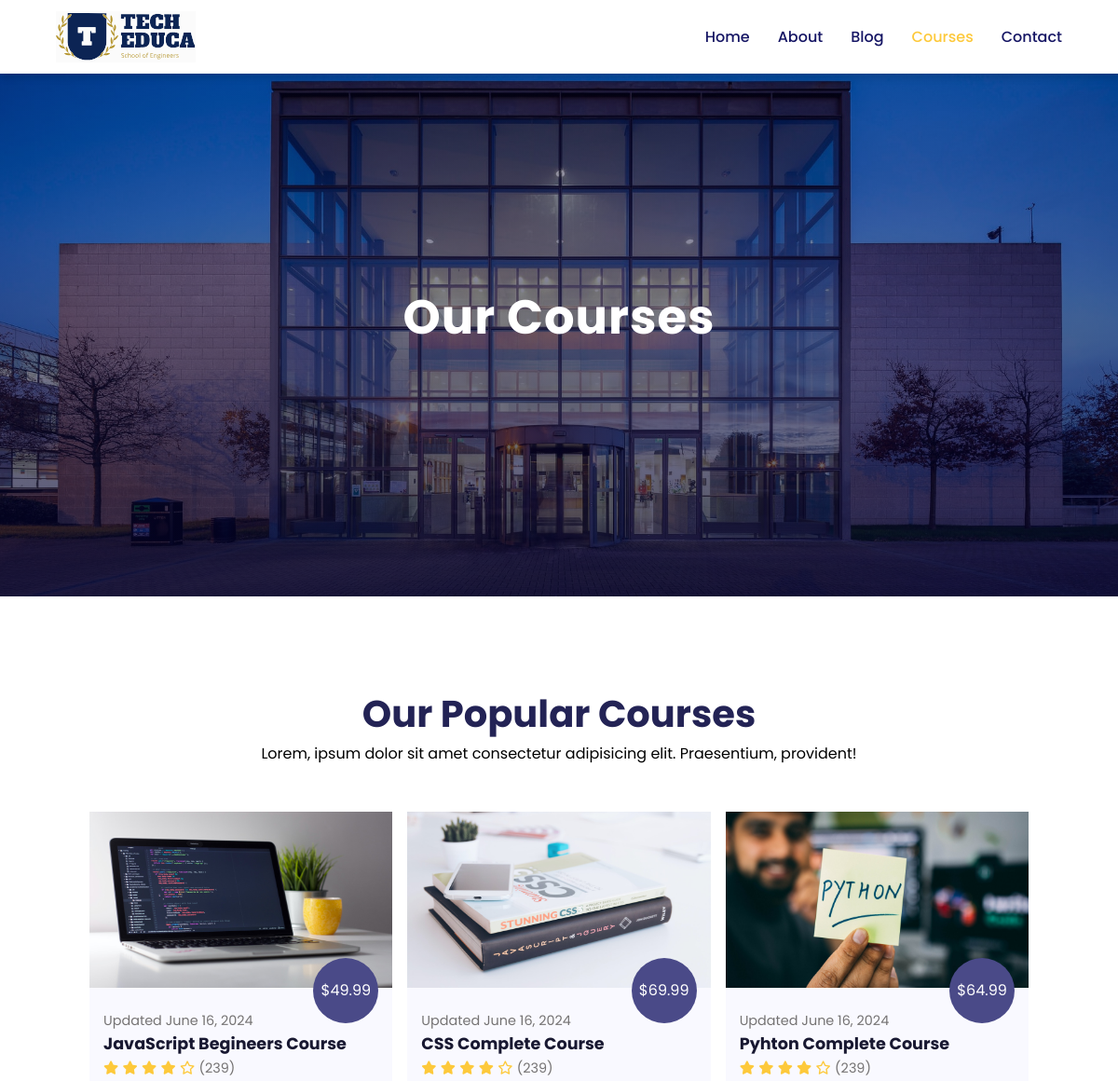
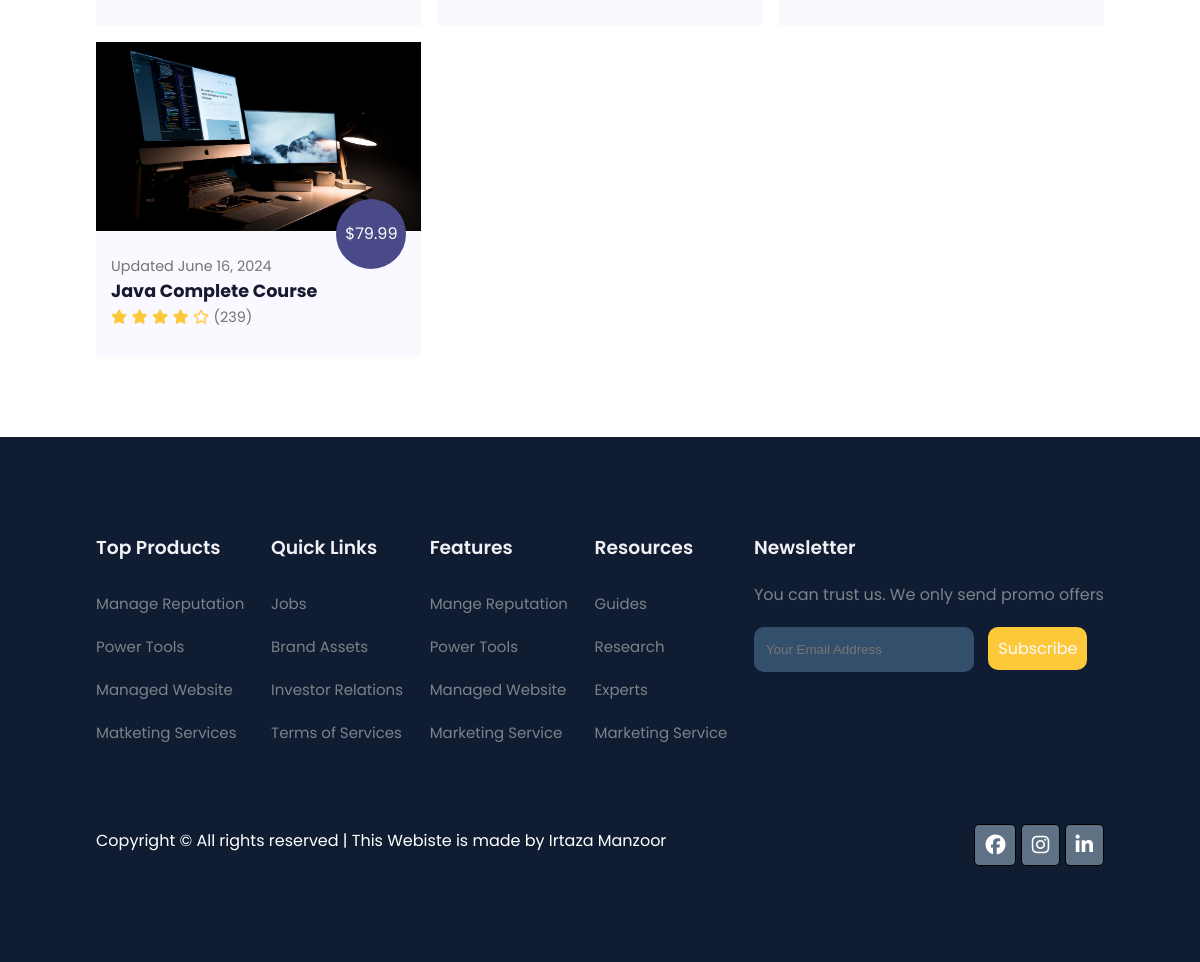
Screenshot of /course/ with the database file from the repository (2 pictures, top to bottom).
### courses/models.py (models this page shows)
class Courses(models.Model):
    courseImage = models.FileField(upload_to="courses/",max_length=250,null=True,default=None)
    courseUpdateDate = models.DateField(auto_now=True)
    courseName = models.CharField(max_length=50)
    coursePrice = models.CharField(max_length=50)
    courseDesc = models.TextField()
    courseInstructor = models.CharField(max_length=100)
    courseInstructorJob = models.CharField(max_length=200)
    CourseOverView = HTMLField()
    course_slug = AutoSlugField(populate_from='courseName',unique=True,null=True,default=None)

### LMSWebsite/views.py (the view)
# urls.py: path('course/',views.CoursePage, name="course"),
def CoursePage(request):
    courseData = Courses.objects.all().order_by('id')
    data = {
        'courseData':courseData,
        'page_title':'Course Page'
    }
    return render(request,"course.html", data)

### templates/course.html
{% load static %}
{% include "header.html" with active_page='course' %}
    <section class="about-home">
        <h2>Our Courses</h2>
    </section>
    <section class="courses">
        <h1>Our Popular Courses</h1>
        <p>Lorem, ipsum dolor sit amet consectetur adipisicing elit. Praesentium, provident!</p>
        <div class="course-box">
            {% for n in courseData %}
            <div onclick="window.location.href='/course-inner/{{n.course_slug}}'" class="course-card course-pointer">
                <img src="/media/{{n.courseImage}}">
                <div class="details">
                    <span>Updated {{n.courseUpdateDate}}</span>
                    <h6>{{n.courseName}} </h6>
                    <div class="star">
                        <i class="fa fa-star"></i>
                        <i class="fa fa-star"></i>
                        <i class="fa fa-star"></i>
                        <i class="fa fa-star"></i>
                        <i class="fa fa-star-o"></i>
                        <span>(239)</span>
                    </div>
                </div>
                <div class="cost">
                    ${{n.coursePrice}}
                </div>
            </div>
            {% endfor %}
        </div>
    </section>
{% include 'footer.html' %}

### templates/header.html (shortened to what this page needs)
<!DOCTYPE html>
<html lang="en">
<head>
    <link rel="stylesheet" href="/static/css/style.css">
</head>
<body>
    <nav>
        <img src="/static/images/logo.svg">
        <div class="navigation">
            <ul>
                <li><a class="{% if active_page == 'home' %} active {% endif %}" href="{% url 'home' %}">Home</a></li>
                <li><a class="{% if active_page == 'about' %} active {% endif %}" href="{% url 'about' %}">About</a></li>
                <li><a class="{% if active_page == 'blog' %} active {% endif %}" href="{% url 'blog' %}">Blog</a></li>
                <li><a class="{% if active_page == 'course' %} active {% endif %}" href="{% url 'course' %}">Courses</a></li>
                <li><a class="{% if active_page == 'contactus' %} active {% endif %}" href="{% url 'contactus' %}">Contact</a></li>
            </ul>
        </div>
    </nav>

### templates/footer.html (shortened to what this page needs)
<footer>
    <div class="footer-col">
        <h3>Top Products</h3>
        <li>Manage Reputation</li>
        <li>Power Tools</li>
        <li>Managed Website</li>
        <li>Matketing Services</li>
    </div>
    <div class="footer-col">
        <h3>Quick Links</h3>
        <li>Jobs</li>
        <li>Brand Assets</li>
        <li>Investor Relations</li>
        <li>Terms of Services</li>
    </div>
    <div class="footer-col">
        <h3>Features</h3>
        <li>Mange Reputation</li>
        <li>Power Tools</li>
        <li>Managed Website</li>
        <li>Marketing Service</li>
    </div>
    <div class="footer-col">
        <h3>Resources</h3>
        <li>Guides</li>
        <li>Research</li>
        <li>Experts</li>
        <li>Marketing Service</li>
    </div>
    <div class="footer-col">
        <h3>Newsletter</h3>
        <p>You can trust us. We only send promo offers</p>
        <div class="subscribe">
            <input type="text" placeholder="Your Email Address">
            <a href="#" class="hero-btn">Subscribe</a>
        </div>
    </div>
    <div class="copyright">
        <p>Copyright &copy; All rights reserved | This Webiste is made by Irtaza Manzoor</p>
        <div class="pro-links">
            <i class="fa-brands fa-facebook"></i>
                <i class="fa-brands fa-instagram"></i>
                <i class="fa-brands fa-linkedin-in"></i>
        </div>
    </div>
</footer>
</body>
</html>

### static/css/style.css (style rules this page uses)
* { margin: 0; padding: 0; box-sizing: border-box; }
body { font-family: "Poppins", sans-serif; }
h1 { font-size: 2.5rem; font-weight: 700; color: rgb(35, 35, 85); }
span { font-size: .9rem; color: #757373; }
h6 { font-size: 1.1rem; color: rgb(24, 24, 49); }
nav { position: fixed; width: 100%; background-color: white; display: flex; flex-direction: row; justify-content: space-between; align-items: center; padding: 1vw 5vw; box-shadow: 2px 2px 10px rgba(0,0,0,0.2); z-index: 100; }
nav img { width: 150px; cursor: pointer; }
nav .navigation { display: flex; }
nav .navigation ul { display: flex; justify-content: flex-end; align-items: center; }
nav .navigation ul li { list-style: none; margin-left: 30px; }
nav .navigation ul li a { text-decoration: none; color: rgb(21,21,100); font-size: 16px; font-weight: 500; transition: 0.3s ease; }
nav .navigation ul li a.active, nav .navigation ul li a:hover { color: #FDC93B; }
.courses { padding: 8vw 8vw 0 8vw; text-align: center; }
.courses .course-box { display: grid; grid-template-columns: repeat(auto-fit, minmax(320px,1fr)); grid-gap: 1rem; margin-top: 50px; }
.courses .course-card { text-align: start; background: #F9F9FF; height: 100%; position: relative; z-index: 1; }
.courses .course-card img { width: 100%; height: 60%; background-size: cover; background-position: center; }
.course-card .details { padding: 15px 15px 0 15px; }
.course-card .details i { color: #FDC93B; font-size: .9rem; }
.courses .course-card .cost { background-color: rgb(74,74,136); color: white; line-height: 70px; width: 70px; height: 70px; text-align: center; border-radius: 50%; position: absolute; right: 15px; top: 50%; }
footer { margin-top: 5rem; padding: 8vw; background: #101c32; color: white; display: flex; justify-content: space-between; align-items: flex-start; flex-wrap: wrap; }
.footer-col { padding-bottom: 40px; }
footer h3 { color: rgb(241,240,245); font-weight: 600; padding-bottom: 20px; }
footer li { list-style: none; color: #7b838a; padding: 10px 0; font-size: 15px; cursor: pointer; transition: 0.3s ease; }
footer p { color: #7b838a; }
footer .subscribe { margin-top: 20px; }
footer input { width: 220px; padding: 15px 12px; background: #334f6c; border: none; outline: none; color: white; border-radius: 10px; }
.subscribe a { margin-left: 10px; }
.hero-btn { text-decoration: none; color: #F9F9FF; background: #FDC93B; padding: 10px; border-radius: 10px; }
footer .copyright { margin-top: 20px; display: flex; justify-content: space-between; align-items: center; width: 100%; flex-wrap: wrap; }
.copyright .pro-links i { background: #5f7185; color: white; border: 1px solid black; padding: 10px; margin-top: 10px; cursor: pointer; font-size: 20px; transition: 0.3s ease; border-radius: 5px; }
.copyright p { color: white; }
.about-home { background-image: linear-gradient(rgba(9,5,54,0.3), rgba(5,4,46,0.7)), url(/static/images/back1.jpg); width: 100%; height: 80vh; background-size: cover; background-position: center; display: flex; flex-direction: column; align-items: center; justify-content: center; text-align: center; padding-top: 40px; }
.about-home h2 { color: white; font-size: 3.2rem; letter-spacing: 1px; }
.courses .course-box .course-pointer { cursor: pointer; }

### rows the page displays
Courses: courseImage (picture), courseUpdateDate "June 16, 2024", courseName "JavaScript Begineers Course", coursePrice "49.99"
Courses: courseImage (picture), courseUpdateDate "June 16, 2024", courseName "CSS Complete Course", coursePrice "69.99"
Courses: courseImage (picture), courseUpdateDate "June 16, 2024", courseName "Pyhton Complete Course", coursePrice "64.99"
Courses: courseImage (picture), courseUpdateDate "June 16, 2024", courseName "Java Complete Course", coursePrice "79.99"
